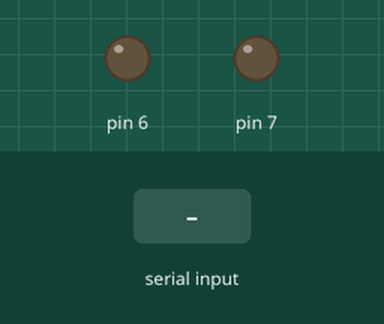
Simulated run of this sketch. Board: Arduino Uno, built with avr-gcc and run on an emulated ATmega328P. On the bench: output pins drawn as LEDs (lit = HIGH). Inputs (shaded band) come from the test bench.

Above: at 1.2 s.
1.3 s: "1" received over Serial
At 1.9 s:
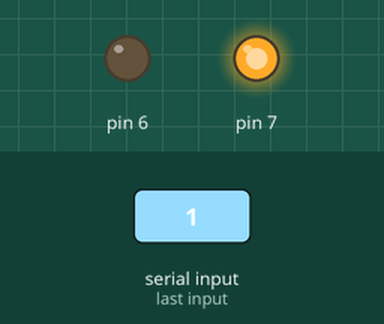
2.8 s: "2" received over Serial
At 4.2 s:
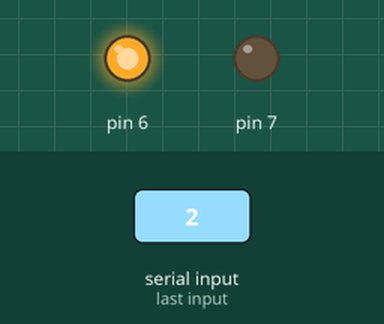
Timing chart, 0 to 5.8 s (numbered marks = the images above; inputs shaded):
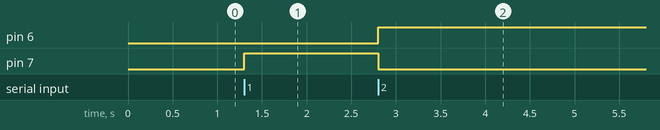

Measured:
- after the input at 1.3 s, pin 7: LOW → HIGH at once
- after the input at 2.8 s, pin 6: LOW → HIGH at once; pin 7: HIGH → LOW at once

The sketch:

Bluetooth_Sensor_J7.ino
```cpp
void setup() {
  // put your setup code here, to run once:
pinMode(7,OUTPUT);
pinMode(6,OUTPUT);
Serial.begin(9600);
}

void loop() {
  // put your main code here, to run repeatedly:
if(Serial.available()>0){
  int x = Serial.read();
 if(x == '1'){
  digitalWrite(6,LOW);
  digitalWrite(7,HIGH);
 }
 if(x == '2'){
  digitalWrite(7,LOW);
  digitalWrite(6,HIGH);
 }

}
}
```
